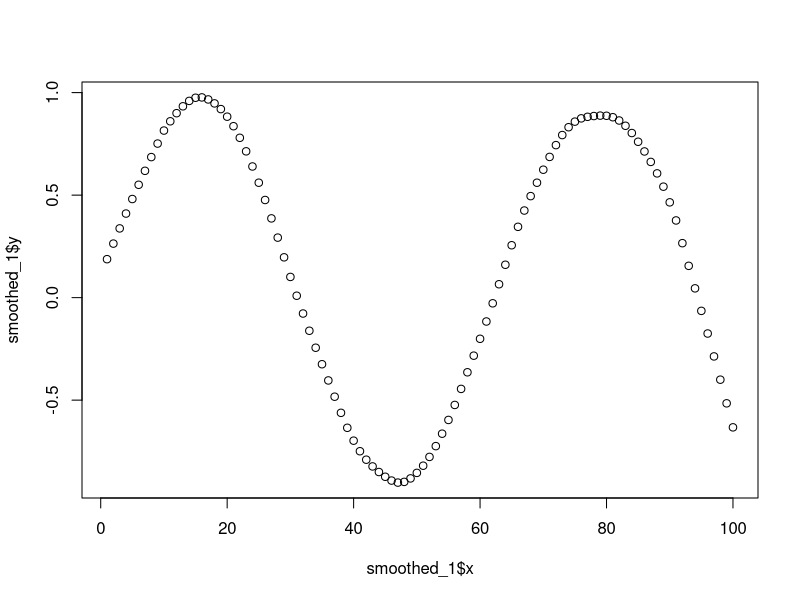
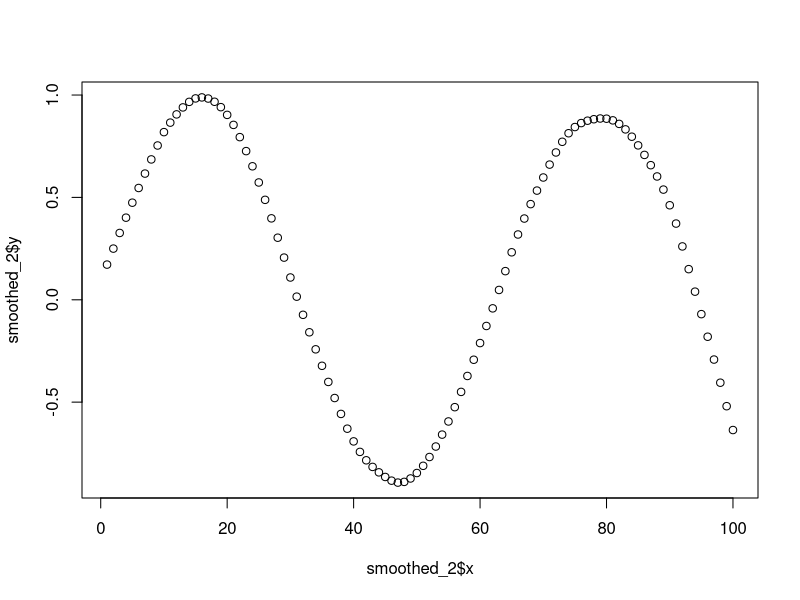

Recreate these plots in R, in order.
## ---- chunk 1
set.seed(1)
x <- 1:100
e <- rnorm(100,mean = 0, sd = 0.2)
y <- sin(x/10)+e
## ---- chunk 2
customLowess <- function(x,y,f){
  if (f < 0 || f > 1) {
    stop("Error: f must be between 0 and 1")
  }
  k <- round(f*length(x))
  n <- length(x)
  
  distance <- matrix(NA, ncol = n,nrow = n)
  index_of_neighbors <- matrix(NA, ncol = n,nrow = k)
  smallest_four <- matrix(NA, ncol = n, nrow = k)
  dmax <- matrix(NA, ncol = n, nrow = 1)
  weight <- matrix(NA, ncol = n,nrow = k)
  b <- matrix(NA, ncol = n, nrow = 2)
  smoothed_y <- matrix(NA, ncol = 1, nrow = n)
  
  for (i in 1:n) {
    distance[,i] <- abs(x[i]-x)
    index_of_neighbors[,i] <- order(distance[,i])[1:k]
    smallest_four[,i] <- distance[index_of_neighbors[,i],i]
    dmax[i] <- max(smallest_four[,i])
    weight[,i] <- (1-(smallest_four[,i]/dmax[i])^3)^3
    
    X <- cbind(1, x[index_of_neighbors[,i]])
    W <- diag(weight[,i])
    Y <- y[index_of_neighbors[,i]]
    b[,i]<- (solve((t(X) %*% W %*% X), (t(X) %*% W %*% Y)))
    smoothed_y[i,] <- b[1,i]+b[2,i] * x[i]
  }
  smoothed_function <- list(x=x,y=smoothed_y)
  return (smoothed_function)
}
smoothed_1 <- customLowess(x,y,0.2)
plot(smoothed_1)
## ---- chunk 3
smoothed_2 <- lowess(x,y,f = 0.2)
plot(smoothed_2)
